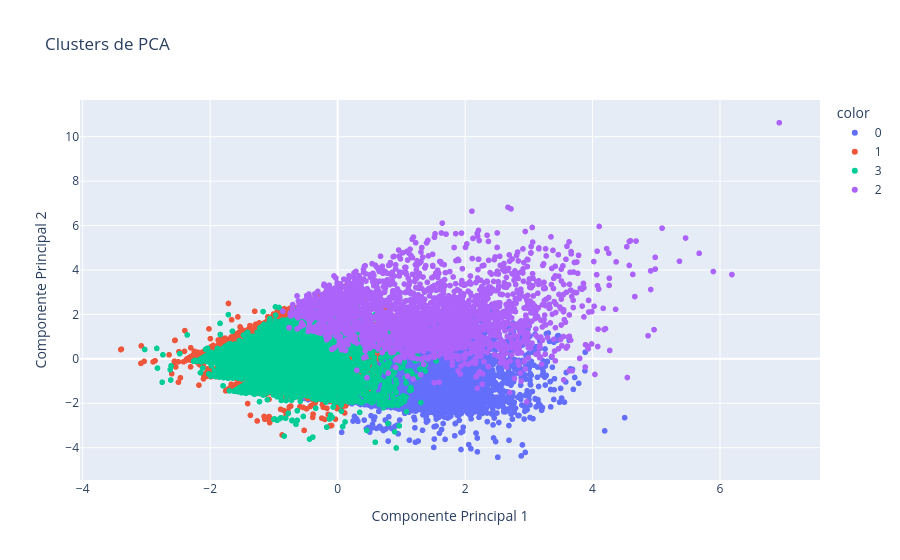

Notebook code for this chart:
### Code cell
grafico = px.scatter(
    x=dataset_pca_reduced[:, 0],
    y=dataset_pca_reduced[:, 1],
    color=rotulos.astype(str),  # clusters coloridos
    labels={'x': 'Componente Principal 1', 'y': 'Componente Principal 2'},
    title="Clusters de PCA"
)
grafico.show()

### Figure 1 — Plotly figure (JSON) as saved in the notebook; plotly's stock layout.template omitted (floating-point values rounded to 4 significant figures; data arrays with more than 128 entries replaced by an {"elided": "..."} marker saying what was removed)
{"data": [{"hovertemplate": "color=0<br>Componente Principal 1=%{x}<br>Componente Principal 2=%{y}<extra></extra>", "legendgroup": "0", "marker": {"color": "#636efa", "symbol": "circle"}, "mode": "markers", "name": "0", "showlegend": true, "type": "scattergl", "x": {"elided": "12301 float values"}, "xaxis": "x", "y": {"elided": "12301 float values"}, "yaxis": "y"}, {"hovertemplate": "color=1<br>Componente Principal 1=%{x}<br>Componente Principal 2=%{y}<extra></extra>", "legendgroup": "1", "marker": {"color": "#EF553B", "symbol": "circle"}, "mode": "markers", "name": "1", "showlegend": true, "type": "scattergl", "x": {"elided": "8677 float values"}, "xaxis": "x", "y": {"elided": "8677 float values"}, "yaxis": "y"}, {"hovertemplate": "color=3<br>Componente Principal 1=%{x}<br>Componente Principal 2=%{y}<extra></extra>", "legendgroup": "3", "marker": {"color": "#00cc96", "symbol": "circle"}, "mode": "markers", "name": "3", "showlegend": true, "type": "scattergl", "x": {"elided": "6373 float values"}, "xaxis": "x", "y": {"elided": "6373 float values"}, "yaxis": "y"}, {"hovertemplate": "color=2<br>Componente Principal 1=%{x}<br>Componente Principal 2=%{y}<extra></extra>", "legendgroup": "2", "marker": {"color": "#ab63fa", "symbol": "circle"}, "mode": "markers", "name": "2", "showlegend": true, "type": "scattergl", "x": {"elided": "2649 float values"}, "xaxis": "x", "y": {"elided": "2649 float values"}, "yaxis": "y"}], "layout": {"legend": {"title": {"text": "color"}, "tracegroupgap": 0}, "title": {"text": "Clusters de PCA"}, "xaxis": {"anchor": "y", "domain": [0, 1], "title": {"text": "Componente Principal 1"}}, "yaxis": {"anchor": "x", "domain": [0, 1], "title": {"text": "Componente Principal 2"}}}}
